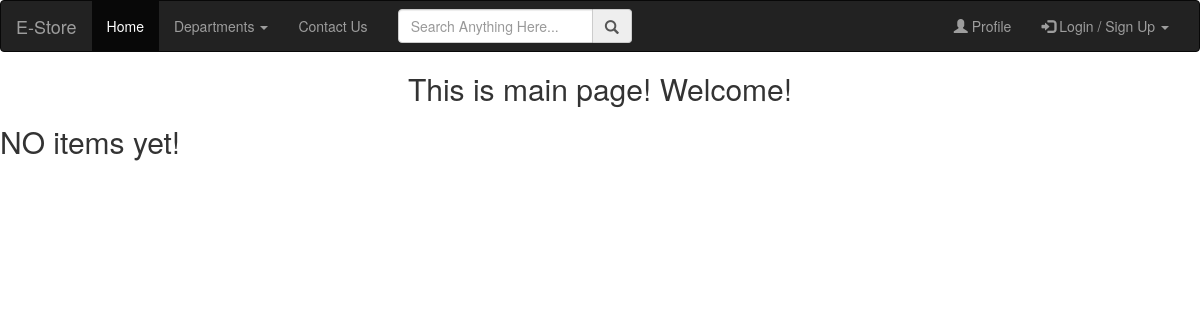
Before: / with the older database file.
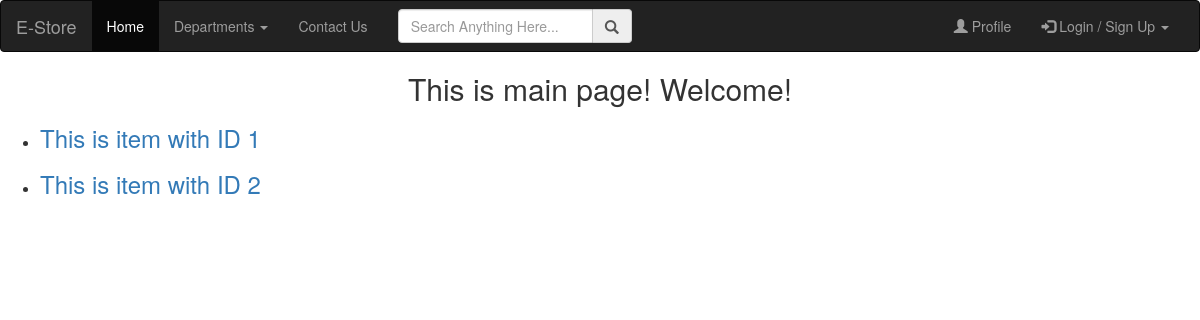
After: the same page with the newer database file.
### store/models.py (models this page shows, shortened)
class Item(models.Model):
    item_name = models.CharField(max_length=255)
    item_desc = models.TextField('item_desc')
    item_cost = models.IntegerField()
    item_quantity = models.IntegerField(default=0)
    item_rate = models.FloatField(default=0.0)
    num_of_views = models.IntegerField(default=0)
    item_image = models.ImageField()
    dep_id = models.ForeignKey(Department, on_delete=models.CASCADE)

### store/views.py (the view)
# urls.py: path('', index, name="index"),
def index(request):
    latest_items = Item.objects.order_by('-item_cost')
    return render(request, "store/index.html", {"latest_items": latest_items})

### store/templates/store/index.html
{%extends "store/layout.html" %}
{%block content%}
    <center><h2>This is main page! Welcome!</h2></center>
    {% if latest_items %}
    <ul>
        {% for it in latest_items %}
        <li><h3><a href="{% url 'store:get_item_by_id' it.id%}"> This is item with ID {{it.id}}</a></h3></li>
        {% endfor %}
    </ul>
    {% else %}
        <h2>NO items yet!</h2>
    {% endif %}
{% endblock %}

Changed rows visible on the page:
added Item: id "1"
added Item: id "2"
Other visible differences:
text no longer shown: "NO items yet!"
